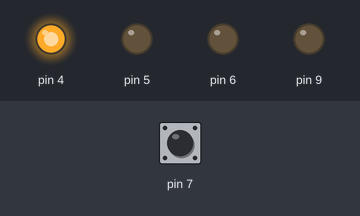
This sketch was run on a simulated Arduino Uno, built with avr-gcc and run on an emulated ATmega328P. On the bench: output pins drawn as LEDs (lit = HIGH). Dashed ring = blinking. Inputs (shaded band) come from the test bench; at power-on: pin 7 HIGH.

Above: at 1.2 s.
1.3 s: pin 7 pulled LOW for 3.2 s
At 4.9 s:
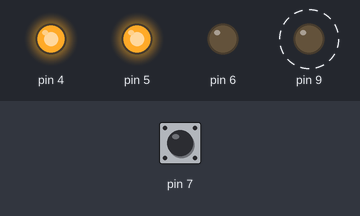
6.0 s: pin 7 pulled LOW for 0.15 s
At 7.2 s:
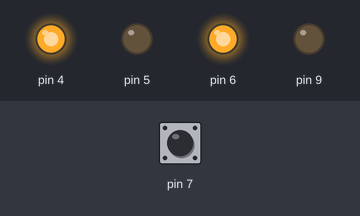
7.6 s: pin 7 pulled LOW for 1 s
At 8.6 s:
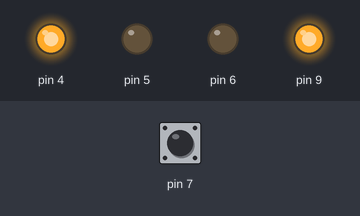
10.1 s: pin 7 pulled LOW for 3.2 s
At 14.0 s:
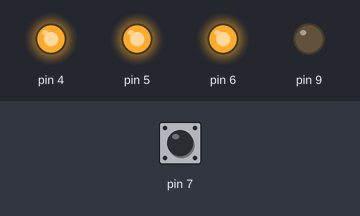
Timing chart, 0 to 15.5 s (numbered marks = the images above; inputs shaded):
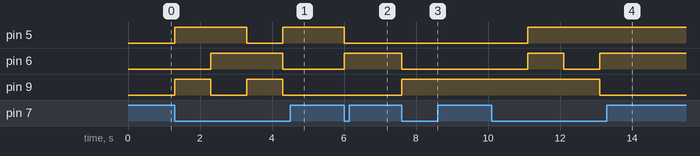

Measured:
- after the input at 1.3 s, pin 5: LOW → HIGH at once, → LOW 2.0 s later, → HIGH 1.0 s later; pin 6: LOW → HIGH after 1.0 s, → LOW 2.0 s later; pin 9: alternates HIGH for 1.0 s and LOW for 1.0 s, starting at once
- after the input at 6.0 s, pin 5: HIGH → LOW at once; pin 6: LOW → HIGH at once
- after the input at 7.6 s, pin 6: HIGH → LOW at once; pin 9: LOW → HIGH at once
- after the input at 10.1 s, pin 5: LOW → HIGH after 1.0 s; pin 6: LOW → HIGH after 1.0 s, → LOW 1.0 s later, → HIGH 1.0 s later; pin 9: HIGH → LOW after 3.0 s

The sketch:

Lamp.ino
```cpp
const char* mode[7] = {"rgb", "rb", "rg", "gb", "r", "g", "b"};
int i = 0;

void setup() {
  class Waiter
{
private:
  int time = 3600000;
public:
  void timer()
  {
    while (time != 0)
    {
      time--;
    }
    digitalWrite(9, LOW);
    digitalWrite(6, LOW);
    digitalWrite(5, LOW);
  }
  Waiter()
  {
    timer();
  }
};
  pinMode(9, OUTPUT);
  pinMode(6, OUTPUT);
  pinMode(5, OUTPUT);
  pinMode(4, OUTPUT);
  pinMode(7, INPUT_PULLUP);
  digitalWrite(4, HIGH);
  Waiter wait = Waiter();
}

void setLights()
{
  if (mode[i] == "rgb")
  {
    digitalWrite(9, HIGH);
    digitalWrite(6, HIGH);
    digitalWrite(5, HIGH);
  }
  else if (mode[i] == "rg")
  {
    digitalWrite(5, HIGH);
    digitalWrite(6, HIGH);
    digitalWrite(9, LOW);
  }
  else if (mode[i] == "rb")
  {
    digitalWrite(5, HIGH);
    digitalWrite(9, HIGH);
    digitalWrite(6, LOW);
  }
  else if (mode[i] == "gb")
  {
    digitalWrite(9, HIGH);
    digitalWrite(6, HIGH);
    digitalWrite(5, LOW);
  }
  else if (mode[i] == "r")
  {
    digitalWrite(5, HIGH);
    digitalWrite(6, LOW);
    digitalWrite(9, LOW);
  }
  else if (mode[i] == "g")
  {
    digitalWrite(6, HIGH);
    digitalWrite(5, LOW);
    digitalWrite(9, LOW);
  }
  else if (mode[i] == "b")
  {
    digitalWrite(9, HIGH);
    digitalWrite(6, LOW);
    digitalWrite(5, LOW);
  }
}

void loop() {
  if (digitalRead(7) == LOW)
  {
    if (i == 7)
    {
      i = 0;
      setLights();
    }
    else {
      i++;
      setLights();
    }
    delay(1000);
  }
}
```
